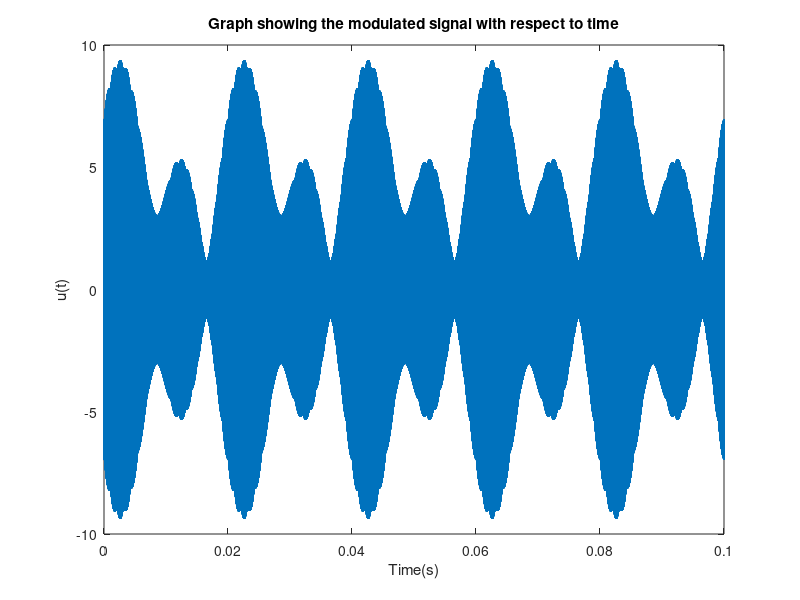
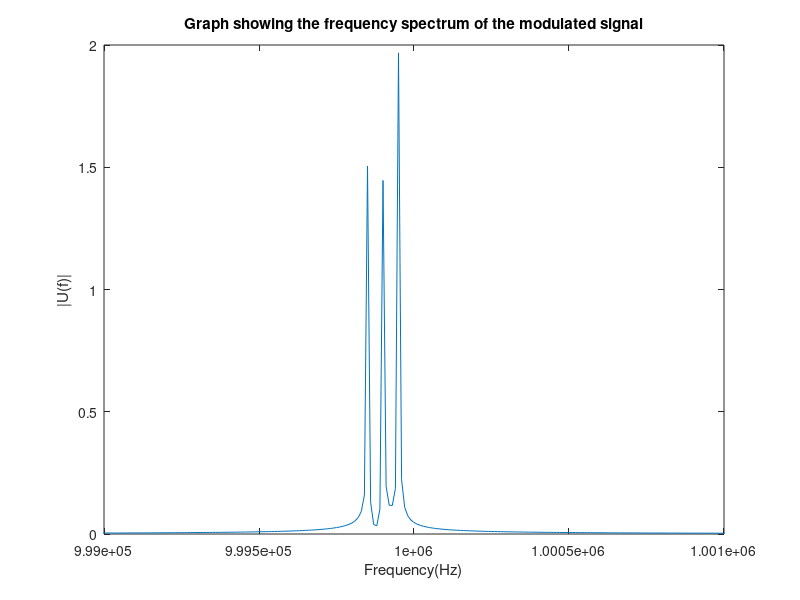
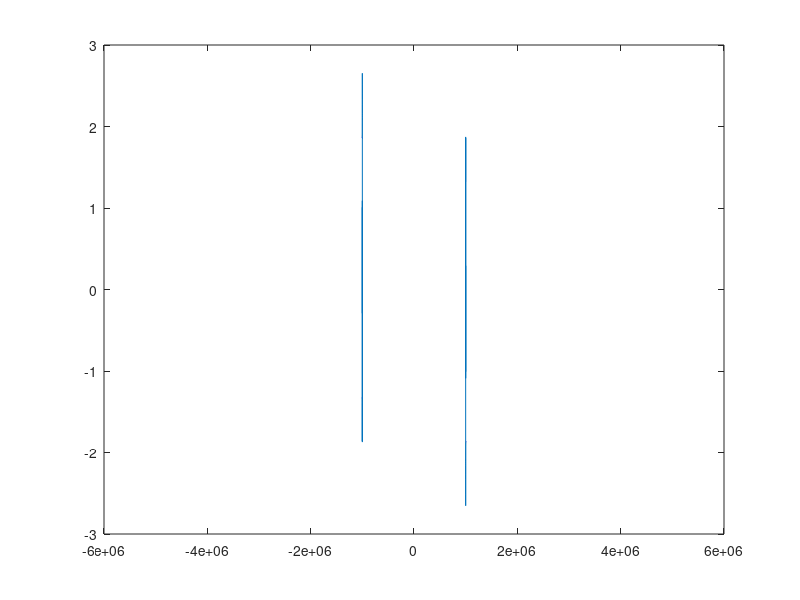

MATLAB code to generate these figures, in order:
function Exercise_One_B()
%Initialising sampling freqeuncy to construct frequency domain representations
%and construct the message and carrier signals in the time domain.
fs = 10000000;
t = 0:1/fs:0.1;
message_signal = 4*cos(100*pi*t) + 3*sin(200*pi*t) + 3*sin(300*pi*t);

%Need to obtain the hilbert transform of the message signal.
hilbert_transform_message_signal = hilbert(message_signal);
carrier_signal_one = cos(2*pi*1000000*t);
carrier_signal_two = sin(2*pi*1000000*t);

%Taking the imaginary component of the hilbert transform as that is where
%matlab stores the information for the hilbert transform of the message
%signal.
modulated_signal = (message_signal .* carrier_signal_one) + (imag(hilbert_transform_message_signal) .* carrier_signal_two);
figure(1)
plot(t,modulated_signal);
title("Graph showing the modulated signal with respect to time")
xlabel("Time(s)")
ylabel("u(t)")
set(gca,'XLim',[0 0.1]);

%Using fft to get the frequency components. fftshift shifts the zero
%frequency to the centre of the array so that the spectrum can be graphed
%correctly.
M = fftshift(fft(modulated_signal)); 
n = length(modulated_signal) - 1;
df = fs/n;
f = -fs/2:df:fs/2;
figure(2)
plot(f,abs(M)/n);
title("Graph showing the frequency spectrum of the modulated signal")
xlabel("Frequency(Hz)")
ylabel("|U(f)|")
set(gca,'XLim',[999000 1001000]);

phase_spectrum = angle(M);
figure(3)
plot(f,phase_spectrum);
end